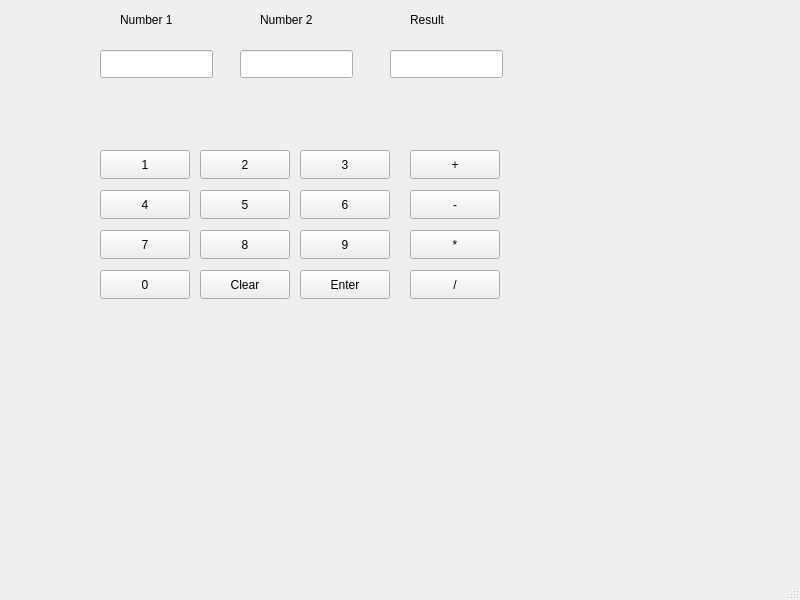
<?xml version="1.0" encoding="UTF-8"?>
<ui version="4.0">
 <class>MainWindow</class>
 <widget class="QMainWindow" name="MainWindow">
  <property name="geometry">
   <rect>
    <x>0</x>
    <y>0</y>
    <width>800</width>
    <height>600</height>
   </rect>
  </property>
  <property name="windowTitle">
   <string>MainWindow</string>
  </property>
  <widget class="QWidget" name="centralwidget">
   <widget class="QPushButton" name="N1">
    <property name="geometry">
     <rect>
      <x>100</x>
      <y>150</y>
      <width>90</width>
      <height>29</height>
     </rect>
    </property>
    <property name="text">
     <string>1</string>
    </property>
   </widget>
   <widget class="QPushButton" name="N2">
    <property name="geometry">
     <rect>
      <x>200</x>
      <y>150</y>
      <width>90</width>
      <height>29</height>
     </rect>
    </property>
    <property name="text">
     <string>2</string>
    </property>
   </widget>
   <widget class="QPushButton" name="N3">
    <property name="geometry">
     <rect>
      <x>300</x>
      <y>150</y>
      <width>90</width>
      <height>29</height>
     </rect>
    </property>
    <property name="text">
     <string>3</string>
    </property>
   </widget>
   <widget class="QPushButton" name="N4">
    <property name="geometry">
     <rect>
      <x>100</x>
      <y>190</y>
      <width>90</width>
      <height>29</height>
     </rect>
    </property>
    <property name="text">
     <string>4</string>
    </property>
   </widget>
   <widget class="QPushButton" name="N5">
    <property name="geometry">
     <rect>
      <x>200</x>
      <y>190</y>
      <width>90</width>
      <height>29</height>
     </rect>
    </property>
    <property name="text">
     <string>5</string>
    </property>
   </widget>
   <widget class="QPushButton" name="N6">
    <property name="geometry">
     <rect>
      <x>300</x>
      <y>190</y>
      <width>90</width>
      <height>29</height>
     </rect>
    </property>
    <property name="text">
     <string>6</string>
    </property>
   </widget>
   <widget class="QPushButton" name="N7">
    <property name="geometry">
     <rect>
      <x>100</x>
      <y>230</y>
      <width>90</width>
      <height>29</height>
     </rect>
    </property>
    <property name="text">
     <string>7</string>
    </property>
   </widget>
   <widget class="QPushButton" name="N8">
    <property name="geometry">
     <rect>
      <x>200</x>
      <y>230</y>
      <width>90</width>
      <height>29</height>
     </rect>
    </property>
    <property name="text">
     <string>8</string>
    </property>
   </widget>
   <widget class="QPushButton" name="N9">
    <property name="geometry">
     <rect>
      <x>300</x>
      <y>230</y>
      <width>90</width>
      <height>29</height>
     </rect>
    </property>
    <property name="text">
     <string>9</string>
    </property>
   </widget>
   <widget class="QPushButton" name="N0">
    <property name="geometry">
     <rect>
      <x>100</x>
      <y>270</y>
      <width>90</width>
      <height>29</height>
     </rect>
    </property>
    <property name="text">
     <string>0</string>
    </property>
   </widget>
   <widget class="QLineEdit" name="num1">
    <property name="geometry">
     <rect>
      <x>100</x>
      <y>50</y>
      <width>113</width>
      <height>28</height>
     </rect>
    </property>
   </widget>
   <widget class="QLineEdit" name="num2">
    <property name="geometry">
     <rect>
      <x>240</x>
      <y>50</y>
      <width>113</width>
      <height>28</height>
     </rect>
    </property>
   </widget>
   <widget class="QLineEdit" name="result">
    <property name="geometry">
     <rect>
      <x>390</x>
      <y>50</y>
      <width>113</width>
      <height>28</height>
     </rect>
    </property>
   </widget>
   <widget class="QLabel" name="label">
    <property name="geometry">
     <rect>
      <x>120</x>
      <y>10</y>
      <width>63</width>
      <height>20</height>
     </rect>
    </property>
    <property name="text">
     <string>Number 1</string>
    </property>
   </widget>
   <widget class="QLabel" name="label_2">
    <property name="geometry">
     <rect>
      <x>260</x>
      <y>10</y>
      <width>71</width>
      <height>20</height>
     </rect>
    </property>
    <property name="text">
     <string>Number 2</string>
    </property>
   </widget>
   <widget class="QLabel" name="label_3">
    <property name="geometry">
     <rect>
      <x>410</x>
      <y>10</y>
      <width>63</width>
      <height>20</height>
     </rect>
    </property>
    <property name="text">
     <string>Result</string>
    </property>
   </widget>
   <widget class="QPushButton" name="add">
    <property name="geometry">
     <rect>
      <x>410</x>
      <y>150</y>
      <width>90</width>
      <height>29</height>
     </rect>
    </property>
    <property name="text">
     <string>+</string>
    </property>
   </widget>
   <widget class="QPushButton" name="sub">
    <property name="geometry">
     <rect>
      <x>410</x>
      <y>190</y>
      <width>90</width>
      <height>29</height>
     </rect>
    </property>
    <property name="text">
     <string>-</string>
    </property>
   </widget>
   <widget class="QPushButton" name="mul">
    <property name="geometry">
     <rect>
      <x>410</x>
      <y>230</y>
      <width>90</width>
      <height>29</height>
     </rect>
    </property>
    <property name="text">
     <string>*</string>
    </property>
   </widget>
   <widget class="QPushButton" name="div">
    <property name="geometry">
     <rect>
      <x>410</x>
      <y>270</y>
      <width>90</width>
      <height>29</height>
     </rect>
    </property>
    <property name="text">
     <string>/</string>
    </property>
   </widget>
   <widget class="QPushButton" name="clear">
    <property name="geometry">
     <rect>
      <x>200</x>
      <y>270</y>
      <width>90</width>
      <height>29</height>
     </rect>
    </property>
    <property name="text">
     <string>Clear</string>
    </property>
   </widget>
   <widget class="QPushButton" name="enter">
    <property name="geometry">
     <rect>
      <x>300</x>
      <y>270</y>
      <width>90</width>
      <height>29</height>
     </rect>
    </property>
    <property name="text">
     <string>Enter</string>
    </property>
   </widget>
  </widget>
  <widget class="QMenuBar" name="menubar">
   <property name="geometry">
    <rect>
     <x>0</x>
     <y>0</y>
     <width>800</width>
     <height>25</height>
    </rect>
   </property>
  </widget>
  <widget class="QStatusBar" name="statusbar"/>
 </widget>
 <resources/>
 <connections/>
</ui>
